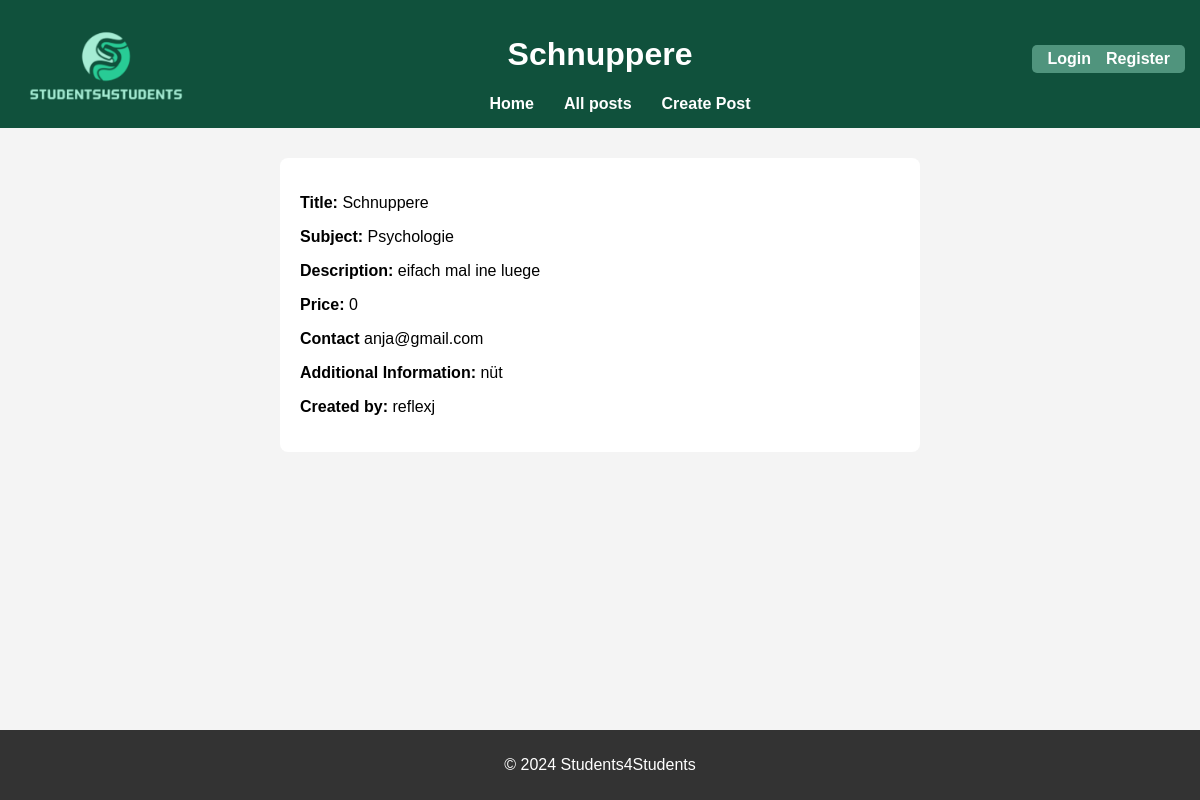
/request/1, run on an earlier commit of the app's database.
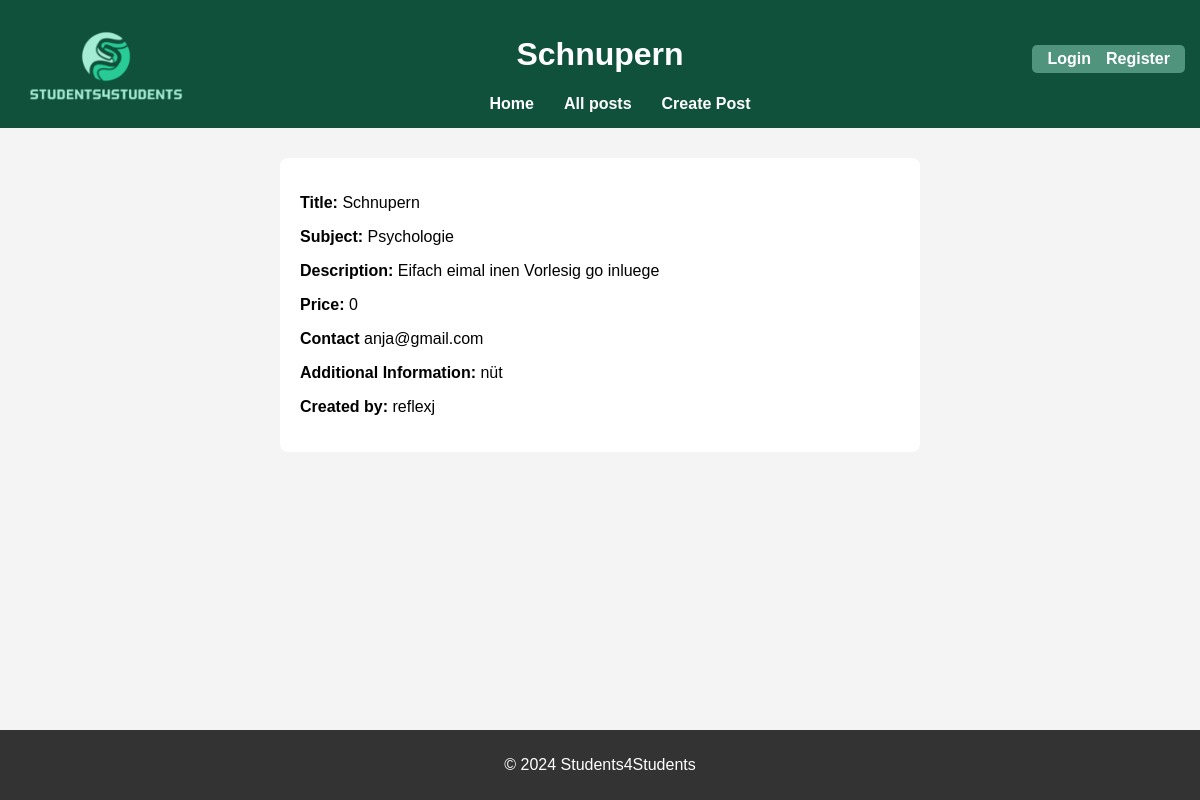
And on a later commit of the database.
### app.py (models this page shows, shortened)
class RequestPost(db.Model):
    id = db.Column(db.Integer, primary_key=True)
    title = db.Column(db.String(100), nullable=False)
    description = db.Column(db.String(200), nullable=False)
    subject = db.Column(db.String(100), nullable=False)
    price = db.Column(db.String(100), nullable=False)
    additional_information = db.Column(db.String(200), nullable=True)
    contact =db.Column(db.String(100), nullable = False)
    user_id = db.Column(db.Integer, db.ForeignKey('user.id'), nullable=False)
    user = db.relationship('User', backref=db.backref('requests', lazy=True))

class User(db.Model, UserMixin):
    id = db.Column(db.Integer, primary_key=True)
    username = db.Column(db.String(150), unique=True, nullable=False)
    email = db.Column(db.String(150), unique=True, nullable=False)
    password = db.Column(db.String(150), nullable=False)
    posts = db.relationship('ServicePost', backref='user', lazy=True)

### app.py (the view)
@app.route('/request/<int:request_id>')
def request_detail(request_id):
    request_post = RequestPost.query.get_or_404(request_id)
    return render_template('request_detail.html', request=request_post)

### templates/request_detail.html (shortened to what this page needs)
<!DOCTYPE html>
<html lang="en">
<head>
    <link rel="stylesheet" href="{{ url_for('static', filename='style.css') }}">
</head>
<body>
    <header>
        <a href="/">
            <img src="{{ url_for('static', filename='images/logo.png') }}" alt="Website Logo" id="logo">
        </a>
        <h1>{{ request.title }}</h1>
        <nav>
            <ul>
                <li><a href="/">Home</a></li>
                <li><a href="/allposts">All posts</a></li>
                <li><a href="/createpost">Create Post</a></li>
            </ul>
        </nav>
        <section class="auth-links">
            {% if current_user.is_authenticated %}
                <a href="/profile">Your Profile</a>
                <a href="{{ url_for('logout') }}">Logout</a>
            {% else %}
                <a href="{{ url_for('login') }}">Login</a>
                <a href="{{ url_for('register') }}">Register</a>
            {% endif %}
        </section>
    </header>
    <main>
        <form>
            <p><strong>Title:</strong> {{ request.title }}</p>
            <p><strong>Subject:</strong> {{ request.subject }}</p>
            <p><strong>Description:</strong> {{ request.description }}</p>
            <p><strong>Price:</strong> {{ request.price }}</p>
            <p><strong>Contact</strong> {{ request.contact  }}</p>
            <p><strong>Additional Information:</strong> {{ request.additional_information }}</p>
            <p><strong>Created by:</strong> {{ request.user.username }}</p>
        </form>
    </main>
    <footer>
        <p>&copy; 2024 Students4Students</p>
    </footer>
</body>
</html>

### static/style.css (style rules this page uses)
body { font-family: Arial, sans-serif; background-color: #f4f4f4; margin: 0; padding: 0; display: flex; flex-direction: column; min-height: 100vh; }
header { background-color: #10513c; color: white; text-align: center; padding: 15px; position: relative; }
nav { display: flex; justify-content: center; align-items: center; width: 100%; }
nav ul { list-style-type: none; display: flex; gap: 30px; margin: 0; justify-content: center; align-items: center; text-align: center; }
nav ul li { margin: 0; }
nav ul li a { text-decoration: none; color: #fff; font-weight: bold; text-align: center; }
.auth-links { display: flex; gap: 15px; background-color: #50947d; position: absolute; padding: 5px 15px; border-radius: 5px; margin-left: auto; right: 15px; top: 15px; }
.auth-links a { color: white; text-decoration: none; font-weight: bold; display: inline-block; transition: transform 0.3s ease; }
main { flex: 1; }
footer { text-align: center; padding: 10px; background-color: #333; color: white; }
section { text-align: center; background-color: #fff; max-width: 620px; border-radius: 8px; margin: 30px auto; padding: 10px; }
form { max-width: 600px; margin: 30px auto; padding: 20px; background-color: #fff; border-radius: 8px; }
header img { max-height: 80px; object-fit: contain; position: absolute; top: 25px; left: 25px; }

What changed in the data, as far as the page shows it:
changed RequestPost "Psychologie": title "Schnuppere" → "Schnupern"; description "eifach mal ine luege" → "Eifach eimal inen Vorlesig go inluege"
